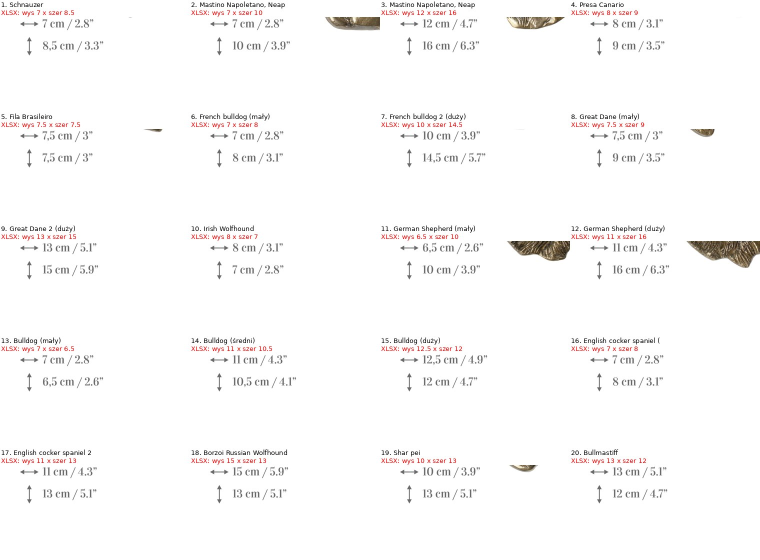
#> input picture plans/plakietki_kontrola/foto3_folderow_1.jpg, 1520 x 1120 px (shown at 1/2 size)
$ python -i brelok_niskie_porownanie.py   (imports and definitions only)
#> lines starting #> are read from the running program, lines starting #| are printed output that depends on the picture
#!/usr/bin/env python3
"""Arkusze porównawcze dla niepewnych dopasowań ofert do folderów 090 (bez zapytań do Etsy; zdjęcia z cache).
Wiersz = oferta: zdjęcie 1 z Etsy (po lewej, ramka niebieska) i kandydaci: przypisany folder (ramka czerwona), foldery o tej samej nazwie i 3 najbardziej podobne.
Wynik: plans/porownanie_brelok_niskie/arkusz_NN.jpg
"""
import csv
import re
import sys
from pathlib import Path

import numpy as np
from PIL import Image, ImageDraw, ImageFont

sys.path.insert(0, str(Path(__file__).resolve().parent))
import batch as B

ROOT = B.ROOT
CACHE = B.CACHE.parent / "brelok_niskie"
OUT = ROOT / "plans" / "porownanie_brelok_niskie"
W, H = 260, 240
FIRST_UNUSED = ["1394181431", "674107939", "660267206", "1394183167", "1394177227", "1380175976", "1380176110"]  # wyraźnie błędne dopasowania na początek


def urn_tile(path, left=1.0):
#> called with left = 1
    im = Image.open(path).convert("RGB")
#> im is the input picture: PIL image 1520x1120 RGB; mean R, G, B 250.4, 249.6, 249.4
    w, h = im.size
#> w = 1520; h = 1120
    im = im.crop((0, 0, int(w * left), h))
    a = np.asarray(im.convert("L"), dtype=float)
    ys, xs = np.where(a < 200)
    x0, y0, uw, uh = xs.min(), ys.min(), xs.max() + 1 - xs.min(), ys.max() + 1 - ys.min()
#> x0 = 3; y0 = 3; uw = 1517; uh = 1004
    im = im.crop((int(x0 + uw * 0.66), int(y0 + uh * 0.35), int(x0 + uw * 0.96), int(y0 + uh * 0.85)))  # sam relief, powiększony
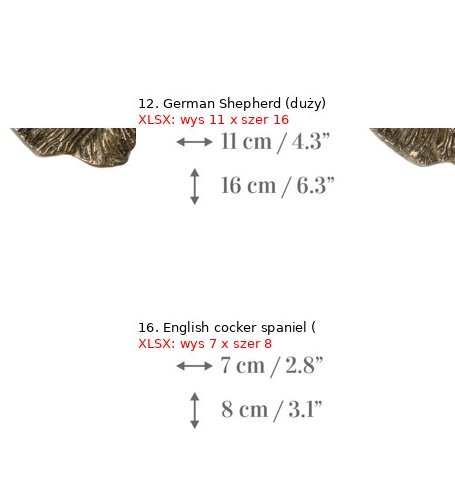
#> im: PIL image 455x502 RGB; mean R, G, B 248.4, 247.5, 246.9
    im = im.resize((W, int(W * im.height / im.width)), Image.LANCZOS)
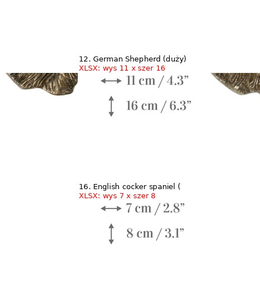
#> im: PIL image 260x286 RGB; mean R, G, B 248.2, 247.3, 246.8
    im.thumbnail((W, H))
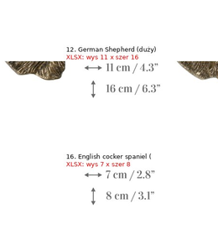
#> im: PIL image 218x240 RGB; mean R, G, B 248.1, 247.3, 246.7
    t = Image.new("RGB", (W, H), "white")
#> t: PIL image 260x240 RGB; every value is 255
    t.paste(im, ((W - im.width) // 2, (H - im.height) // 2))
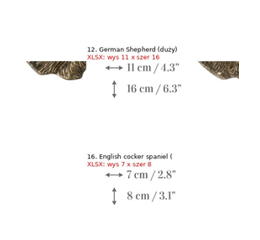
#> t: PIL image 260x240 RGB; mean R, G, B 249.3, 248.5, 248
    return t


# [39 lines left out: function main, not called in this run]


# [2 lines not run here, left out]

>>> result = urn_tile('../plans/plakietki_kontrola/foto3_folderow_1.jpg')

$ run again, on plans/porownanie_brelok_niskie/arkusz_01.jpg
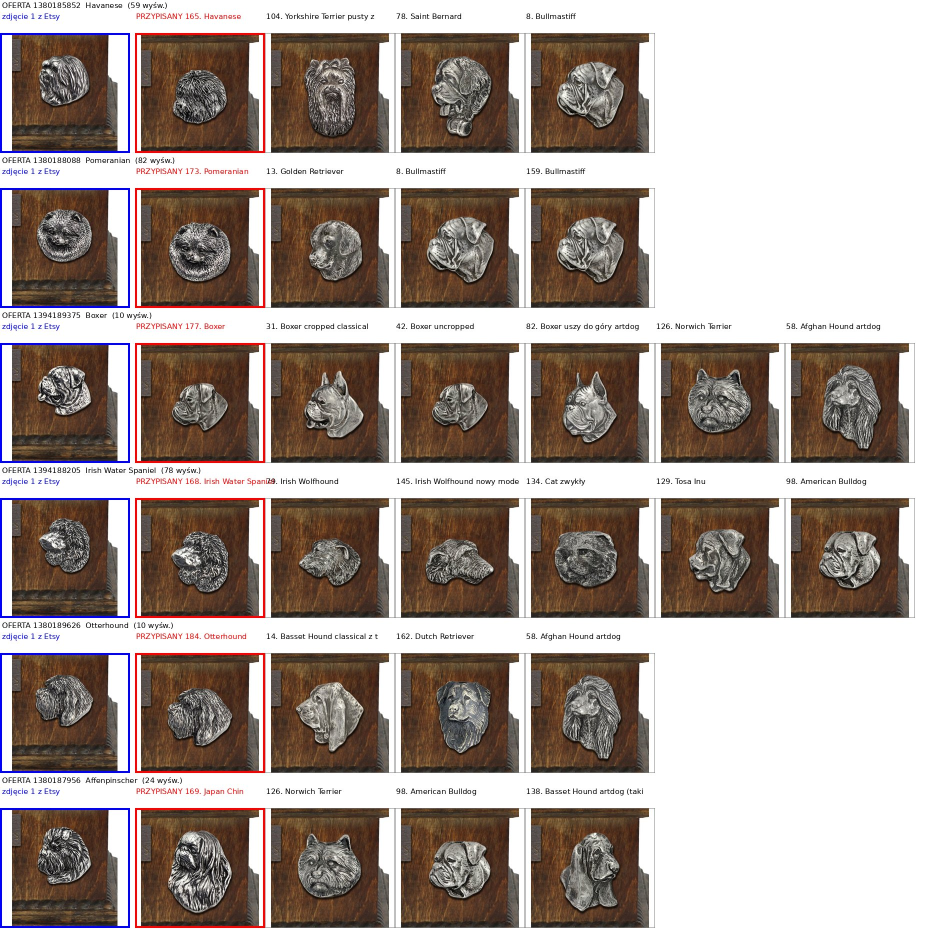
#> input picture plans/porownanie_brelok_niskie/arkusz_01.jpg, 1850 x 1860 px (shown at 1/2 size)
#> in urn_tile, im is the input picture: PIL image 1850x1860 RGB; mean R, G, B 165.6, 153, 146.5
#> in urn_tile, `a = np.asarray(im.convert("L"), dtype=float)`:
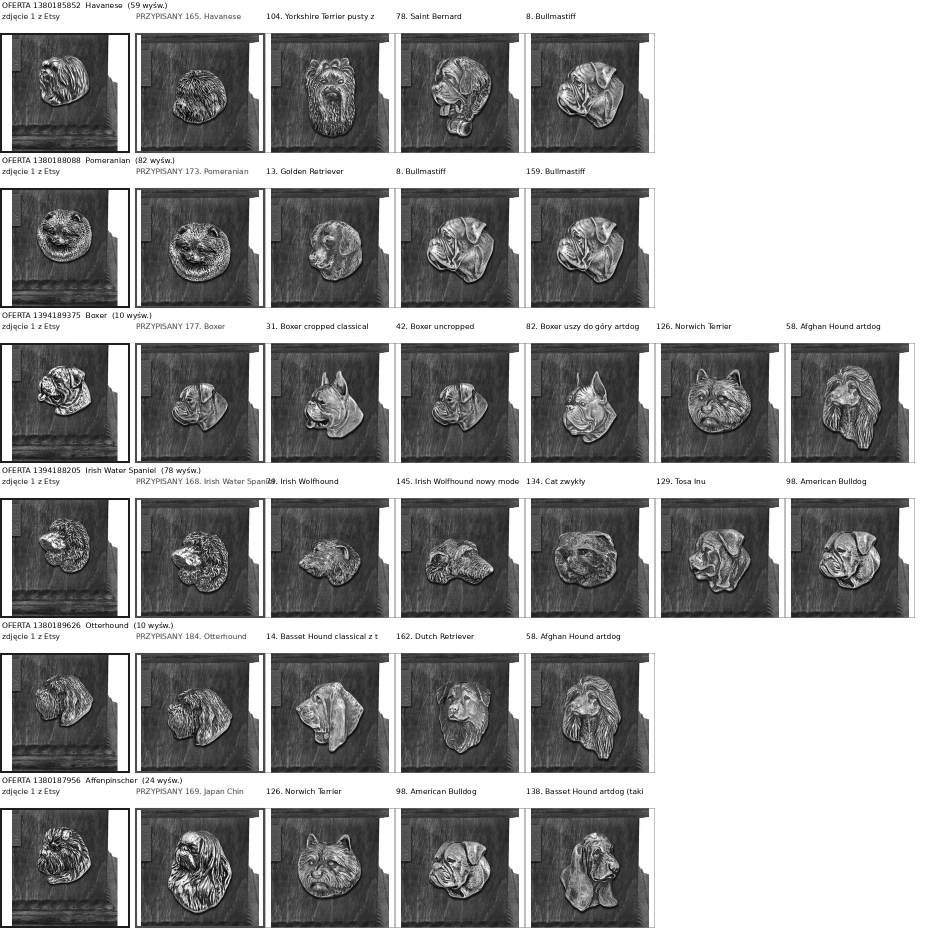
#> a: shape (1860, 1850) float64 (shown at 1/2 size); min 0, max 255, mean 156
#> x0 = 0; y0 = 4; uw = 1830; uh = 1852
#> in urn_tile, `t.paste(im, ((W - im.width) // 2, (H - im.height) // 2))`:
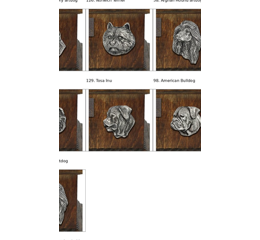
#> t: PIL image 260x240 RGB; mean R, G, B 209.8, 204.4, 200.4
